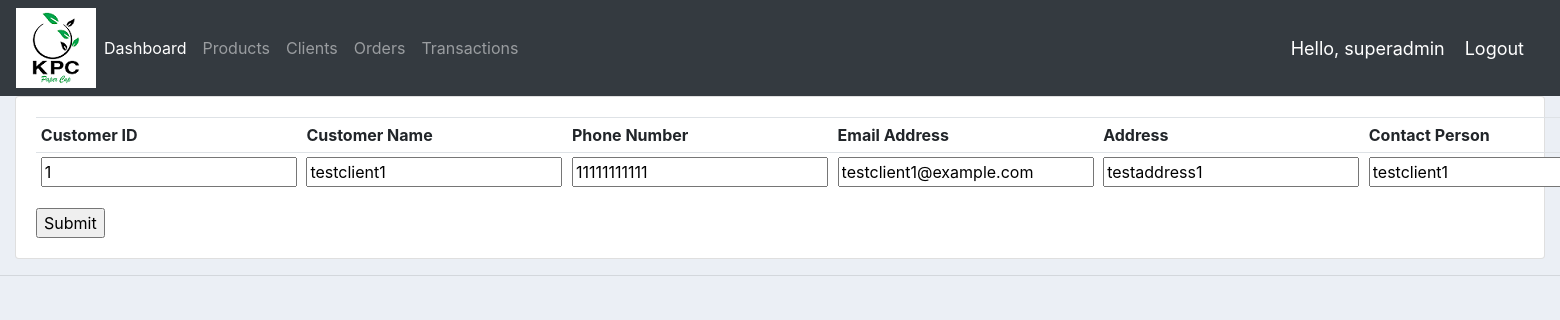
/update_customer/2/ (signed in), run on the app's committed database.
### accounts/models.py (models this page shows)
class Customer(models.Model):
	STATUS = (
			('Active', 'Active'),
			('Inactive', 'Inactive'),
			)
	customer_id = models.CharField(max_length=5, null=True)
	name = models.CharField(max_length=30, null=True)
	phone = models.CharField(max_length=11, null=True)
	email = models.CharField(max_length=30, null=True)
	address = models.CharField(max_length=50, null=True)
	contact_person = models.CharField(max_length=30, null=True)
	profile_pic = models.ImageField(default="profile1.png", null=True, blank=True)
	date_created = models.DateTimeField(auto_now_add=True, null=True)
	status = models.CharField(max_length=10, choices=STATUS, null=True)
	def __str__(self):
		return self.name

### accounts/decorators.py (the view)
		def wrapper_func(request, *args, **kwargs):
			group = None
			if request.user.groups.exists():
				group = request.user.groups.all()[0].name
			else:
				return HttpResponse('You are not authorized to view this page')
			if group in allowed_roles:
				return view_func(request, *args, **kwargs)
			else:
				return HttpResponse('You are not authorized to perform this task')

### accounts/forms.py
class CustomerForm(ModelForm):
	class Meta:
		model = Customer
		fields = '__all__'
		exclude = ['user']

### accounts/views.py (called while the page is built)
@login_required(login_url='login')
@allowed_users(allowed_roles=['superadmin', 'admin', 'chairperson', 'director', 'auditor', 'operator', 'secondman'])
def updateCustomer(request, pk):
	customer = Customer.objects.get(id=pk)
	form_customer = CustomerForm(instance=customer)
	print('Customer:', customer)
	if request.method == 'POST':
		form_customer = CustomerForm(request.POST, instance=customer)
		if form_customer.is_valid():
			form_customer.save()
			return redirect('/clients')
	context = {'form_customer':form_customer}
	return render(request, 'accounts/customer_form.html', context)

### accounts/templates/accounts/customer_form.html (shortened to what this page needs)
{%  extends 'accounts/main.html' %}
{% load static %}
{% block content %}
<div class="row">
	<div class="col-md-12">
		<div class="card card-body">
			<form action="" method="POST">
			<table class="table table-sm">
				<tr>
					<th>Customer ID</th>
					<th>Customer Name</th>
					<th>Phone Number</th>
					<th>Email Address</th>
					<th>Address</th>
					<th>Contact Person</th>
				</tr>
				<tr>
					<td>{{form_customer.customer_id}}</td>
					<td>{{form_customer.name}}</td>
					<td>{{form_customer.phone}}</td>
					<td>{{form_customer.email}}</td>
					<td>{{form_customer.address}}</td>
					<td>{{form_customer.contact_person}}</td>
					</tr>
			</table>
				<input type="submit" name="Submit">
			</form>
		</div>
	</div>
</div>
{% endblock %}

### accounts/templates/accounts/navbar.html (shortened to what this page needs)
{% load static %}
<nav class="navbar navbar-expand-lg navbar-dark bg-dark">
 <img src="{% static 'images/logo.png' %}">
  <div class="collapse navbar-collapse" id="navbarNav">
    <ul class="navbar-nav">
      <li class="nav-item active">
        <a class="nav-link" href="{% url 'home' %}">Dashboard</a>
      </li>
      <li class="nav-item">
        <a class="nav-link" href="{% url 'products' %}">Products</a>
      </li>
            <li class="nav-item">
        <a class="nav-link" href="{% url 'clients' %}">Clients</a>
      </li>
            <li class="nav-item">
        <a class="nav-link" href="{% url 'orders' %}">Orders</a>
      </li>
            <li class="nav-item">
        <a class="nav-link" href="{% url 'transactions' %}">Transactions</a>
      </li>
    </ul>
  </div>
  <span class="hello-msg">Hello, {{request.user}}</span>
  <span ><a  class="hello-msg" href="{% url 'logout' %}">Logout</a></span>
</nav>

### static/css/main.css (style rules this page uses)
body { background-color: #ebeff5; }

### accounts/templates/accounts/navbar.html (style rules this page uses)
.hello-msg { font-size: 18px; color: #fff; margin-right: 20px; }

### data on the page
Customer: customer_id "1", name "testclient1", phone "11111111111", email "testclient1@example.com", address "testaddress1", contact_person "testclient1"

### other printed values
{{ request.user }} "superadmin"
